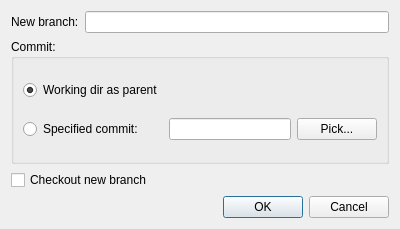
<?xml version="1.0" encoding="UTF-8"?>
<ui version="4.0">
 <class>NewBranchDialog</class>
 <widget class="QDialog" name="NewBranchDialog">
  <property name="geometry">
   <rect>
    <x>0</x>
    <y>0</y>
    <width>400</width>
    <height>229</height>
   </rect>
  </property>
  <property name="windowTitle">
   <string>Dialog</string>
  </property>
  <layout class="QVBoxLayout" name="verticalLayout">
   <item>
    <layout class="QHBoxLayout" name="horizontalLayout">
     <item>
      <widget class="QLabel" name="label">
       <property name="text">
        <string>New branch:</string>
       </property>
      </widget>
     </item>
     <item>
      <widget class="QLineEdit" name="branchName"/>
     </item>
    </layout>
   </item>
   <item>
    <widget class="QGroupBox" name="groupBox">
     <property name="title">
      <string>Commit:</string>
     </property>
     <layout class="QGridLayout" name="gridLayout">
      <item row="0" column="0">
       <widget class="QRadioButton" name="workdirAsParentRadio">
        <property name="text">
         <string>Working dir as parent</string>
        </property>
        <property name="checked">
         <bool>true</bool>
        </property>
       </widget>
      </item>
      <item row="1" column="0">
       <widget class="QRadioButton" name="specifiedCommitRadio">
        <property name="text">
         <string>Specified commit:</string>
        </property>
       </widget>
      </item>
      <item row="1" column="1">
       <widget class="QLineEdit" name="commitSha"/>
      </item>
      <item row="1" column="2">
       <widget class="QPushButton" name="pickButton">
        <property name="text">
         <string>Pick...</string>
        </property>
       </widget>
      </item>
     </layout>
    </widget>
   </item>
   <item>
    <widget class="QCheckBox" name="checkoutCheckBox">
     <property name="text">
      <string>Checkout new branch</string>
     </property>
    </widget>
   </item>
   <item>
    <widget class="QDialogButtonBox" name="buttonBox">
     <property name="orientation">
      <enum>Qt::Horizontal</enum>
     </property>
     <property name="standardButtons">
      <set>QDialogButtonBox::Cancel|QDialogButtonBox::Ok</set>
     </property>
    </widget>
   </item>
  </layout>
 </widget>
 <resources/>
 <connections>
  <connection>
   <sender>buttonBox</sender>
   <signal>accepted()</signal>
   <receiver>NewBranchDialog</receiver>
   <slot>accept()</slot>
   <hints>
    <hint type="sourcelabel">
     <x>248</x>
     <y>254</y>
    </hint>
    <hint type="destinationlabel">
     <x>157</x>
     <y>274</y>
    </hint>
   </hints>
  </connection>
  <connection>
   <sender>buttonBox</sender>
   <signal>rejected()</signal>
   <receiver>NewBranchDialog</receiver>
   <slot>reject()</slot>
   <hints>
    <hint type="sourcelabel">
     <x>316</x>
     <y>260</y>
    </hint>
    <hint type="destinationlabel">
     <x>286</x>
     <y>274</y>
    </hint>
   </hints>
  </connection>
 </connections>
</ui>
